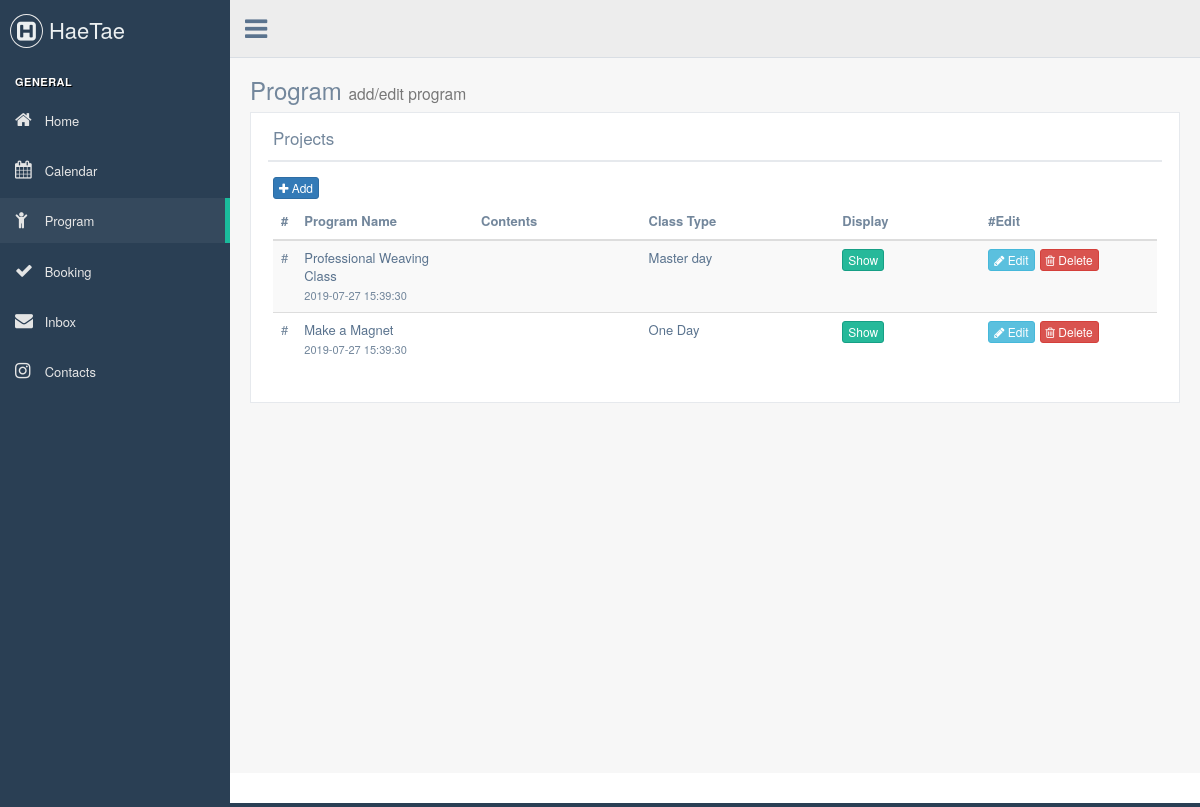
Screenshot of /admin/program.php with the database file from the repository.
### tables this page shows
CREATE TABLE `program` (
  `pk` int(11) NOT NULL,
  `title` text NOT NULL,
  `detail` longtext,
  `image` text,
  `duration` text,
  `cost` text,
  `start_date` text,
  `create_time` timestamp NOT NULL DEFAULT CURRENT_TIMESTAMP,
  `display` tinyint(4) NOT NULL DEFAULT '1',
  `class` int(11) NOT NULL DEFAULT '0'
);

### src/admin/program.php (the view, shortened to what this page needs)
<?php
$conn = mysqli_connect(
    'localhost',
    'root',
    'q1w2e3r4',
    'hmong');
$sql = "SELECT * FROM program";
$result = mysqli_query($conn, $sql);
$program_list = '';
while ($row = mysqli_fetch_array($result)) {
    $program_list = $program_list
        . "<tr><td>#</td>
	<td><a>{$row['title']}</a><br /><small>{$row['create_time']}</small></td>
	<td><a>{$row['contents']}</a></td>";
    $class_type = '';
    if ($row['class'] == 1) {
        $class_type = '<td><a>One Day</a></td>';
    } else if ($row['class'] == 2) {
        $class_type = '<td><a>Master day</a></td>';
    } else {
        $class_type = '<td><a>Not classified</a></td>';
    }
    $program_list = $program_list.$class_type;
    if ($row['display'] == "1") {
        $program_list = $program_list . "<td><button type='button' data-id='{$row['pk']}' class='btn btn-success btn-xs btn_display_h'>Show</button></td>";
    } else {
        $program_list = $program_list . "<td><button type='button' data-id='{$row['pk']}' class='btn btn-danger btn-xs btn_display_h'>Hide</button></td>";
    }
    $program_list = $program_list
        . "<td><a href='program_form.php?id={$row['pk']}' class='btn btn-info btn-xs'><i class='fa fa-pencil'></i> Edit </a>"
        . "<button type='button' data-id='{$row['pk']}' class='btn btn-danger btn-xs btn_delete_h'><i class='fa fa-trash-o'></i> Delete </button></td></tr>";
}
?>
<!DOCTYPE html>
<html lang="en">
<head>
    <link href="../vendors/bootstrap/dist/css/bootstrap.min.css" rel="stylesheet">
    <link href="../vendors/font-awesome/css/font-awesome.min.css" rel="stylesheet">
    <link href="../vendors/nprogress/nprogress.css" rel="stylesheet">
    <link href="../vendors/iCheck/skins/flat/green.css" rel="stylesheet">
    <link href="../build/css/custom.min.css" rel="stylesheet">
</head>
<body class="nav-md">
<div class="container body">
    <div class="main_container">
        <?php include ("include/top_navigation.php"); ?>
        <div class="right_col" role="main">
            <div class="">
                <div class="page-title">
                    <div class="title_left">
                        <h3>Program <small>add/edit program</small></h3>
                    </div>
                </div>
                <div class="clearfix"></div>
                <div class="row">
                    <div class="col-md-12">
                        <div class="x_panel">
                            <div class="x_title">
                                <h2>Projects</h2>
                                <div class="clearfix"></div>
                            </div>
                            <div class="x_content">
                                <a href="program_form.php" class="btn btn-primary btn-xs"><i class="fa fa-plus"></i> Add
                                </a>
                                <table class="table table-striped projects">
                                    <thead>
                                    <tr>
                                        <th style="width: 1%">#</th>
                                        <th style="width: 20%">Program Name</th>
                                        <th>Contents</th>
                                        <th>Class Type</th>
                                        <th>Display</th>
                                        <th style="width: 20%">#Edit</th>
                                    </tr>
                                    </thead>
                                    <tbody>
                                    <?= $program_list ?>
                                    </tbody>
                                </table>
                            </div>
                        </div>
                    </div>
                </div>
            </div>
        </div>
        <footer>
        </footer>
    </div>
</div>
</body>
</html>

### rows the page displays
program: title "Professional Weaving Class", create_time "2019-07-27 15:39:30"
program: title "Make a Magnet", create_time "2019-07-27 15:39:30"
